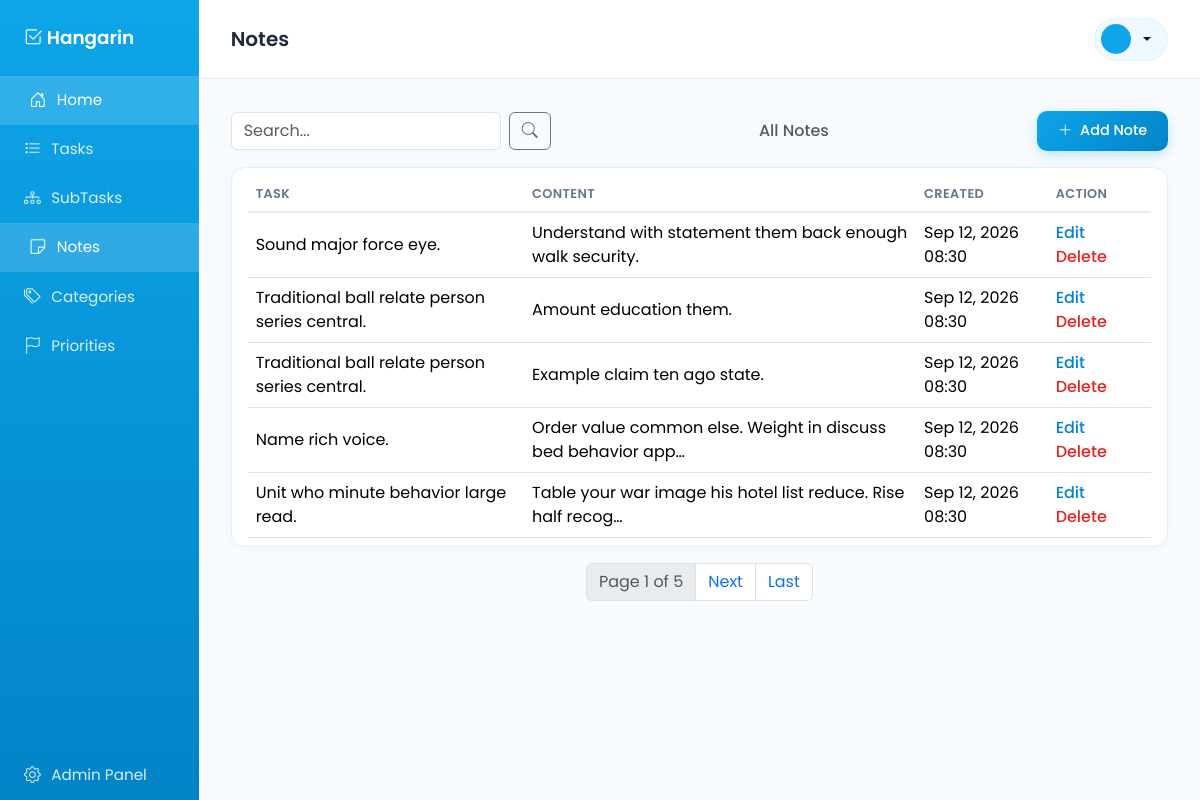
The app's page /notes/ with its own data.
### Tasks/models.py (models this page shows, shortened)
class BaseModel(models.Model):
    created_at = models.DateTimeField(auto_now_add=True)
    updated_at = models.DateTimeField(auto_now=True)
    class Meta:
        abstract = True

class Note(BaseModel):
    task = models.ForeignKey(Task, on_delete=models.CASCADE, related_name="notes")
    content = models.TextField()

class Task(BaseModel):
    STATUS_CHOICES = [
        ("Pending", "Pending"),
        ("In Progress", "In Progress"),
        ("Completed", "Completed"),
    ]
    title = models.CharField(max_length=255)
    description = models.TextField()
    deadline = models.DateTimeField()
    status = models.CharField(max_length=50, choices=STATUS_CHOICES, default="Pending")
    category = models.ForeignKey(Category, on_delete=models.CASCADE)
    priority = models.ForeignKey(Priority, on_delete=models.CASCADE)

### Tasks/views.py (the view)
# urls.py: path('notes/', NoteListView.as_view(), name='note-list'),
class NoteListView(ListView):
    model = Note
    template_name = "Tasks/note_list.html"
    context_object_name = "notes"
    paginate_by = 5
    def get_queryset(self):
        qs = super().get_queryset()
        query = self.request.GET.get('q')
        if query:
            qs = qs.filter(Q(content__icontains=query))
        return qs

### Tasks/templates/Tasks/note_list.html (shortened to what this page needs)
{% extends "base.html" %}
{% block page_title %}Notes{% endblock %}
{% block content %}
<div class="d-flex justify-content-between align-items-center mb-3">
    <form method="get" class="d-flex" style="max-width: 320px;">
    <input type="text" name="q" class="form-control me-2" placeholder="Search..." value="{{ request.GET.q }}">
    <button type="submit" class="btn btn-outline-secondary"><i class="bi bi-search"></i></button>
</form>
    <h6 class="mb-0 text-muted">All Notes</h6>
    <a href="{% url 'note-add' %}" class="btn btn-primary-sky">
        <i class="bi bi-plus-lg me-1"></i> Add Note
    </a>
</div>
<div class="card-panel">
    <table class="table table-hover align-middle mb-0">
        <thead>
            <tr>
                <th>Task</th>
                <th>Content</th>
                <th>Created</th>
                <th>Action</th>
            </tr>
        </thead>
        <tbody>
            {% for note in notes %}
            <tr>
                <td>{{ note.task.title }}</td>
                <td>{{ note.content|truncatechars:60 }}</td>
                <td>{{ note.created_at|date:"M d, Y H:i" }}</td>
                <td>
                    <a href="{% url 'note-update' note.pk %}" class="action-link">Edit</a>
                    <a href="{% url 'note-delete' note.pk %}" class="action-link text-danger">Delete</a>
                </td>
            </tr>
            {% empty %}
            <tr><td colspan="4" class="text-center text-muted py-4">No notes yet.</td></tr>
            {% endfor %}
        </tbody>
    </table>
</div>
{% include 'includes/pagination.html' %}
{% endblock %}

### static/css/styles.css (style rules this page uses)
:root { --sky: #0ea5e9; --sky-dark: #0284c7; --sky-light: #e0f2fe; --sky-pale: #f0f9ff; }
body { font-family: 'Poppins', sans-serif; background-color: #f8fbfe; color: #1e293b; }
.card-panel { background: #ffffff; border: 1px solid #e5edf5; border-radius: 14px; padding: 0.5rem 1rem; box-shadow: 0 2px 12px rgba(14, 165, 233, 0.05); }
.table thead th { color: #64748b; font-weight: 600; font-size: 0.8rem; text-transform: uppercase; letter-spacing: 0.03em; border-bottom: 2px solid #e5edf5; }
.btn-primary-sky { background: linear-gradient(135deg, var(--sky) 0%, var(--sky-dark) 100%); color: #ffffff; border: none; border-radius: 10px; padding: 0.55rem 1.3rem; font-weight: 500; font-size: 0.9rem; transition: transform 0.15s ease, box-shadow 0.15s ease; box-shadow: 0 4px 12px rgba(14, 165, 233, 0.25); }
.action-link { color: var(--sky-dark); text-decoration: none; font-weight: 500; margin-right: 0.5rem; }
.action-link.text-danger { color: #dc2626 !important; }
body.page-fade { animation: pageFadeIn 0.35s ease both; }
.card-panel, .stat-card { transition: transform 0.2s ease, box-shadow 0.2s ease; }
.table-hover tbody tr { transition: background-color 0.15s ease; }
.btn, .btn-primary-sky, .action-link { transition: transform 0.15s ease, box-shadow 0.15s ease, background-color 0.15s ease, color 0.15s ease; }

### records on screen
Note: task "Sound major force eye.", content "Understand with statement them back enough walk security.", created_at "Sep 12, 2026 08:30"
Note: task "Traditional ball relate person series central.", content "Amount education them.", created_at "Sep 12, 2026 08:30"
Note: task "Traditional ball relate person series central.", content "Example claim ten ago state.", created_at "Sep 12, 2026 08:30"
Note: task "Name rich voice.", content "Order value common else. Weight in discuss bed behavior app…", created_at "Sep 12, 2026 08:30"
Note: task "Unit who minute behavior large read.", content "Table your war image his hotel list reduce. Rise half recog…", created_at "Sep 12, 2026 08:30"

### other values on screen
{{ page_obj.number }} "1"
{{ page_obj.paginator.num_pages }} "5"
